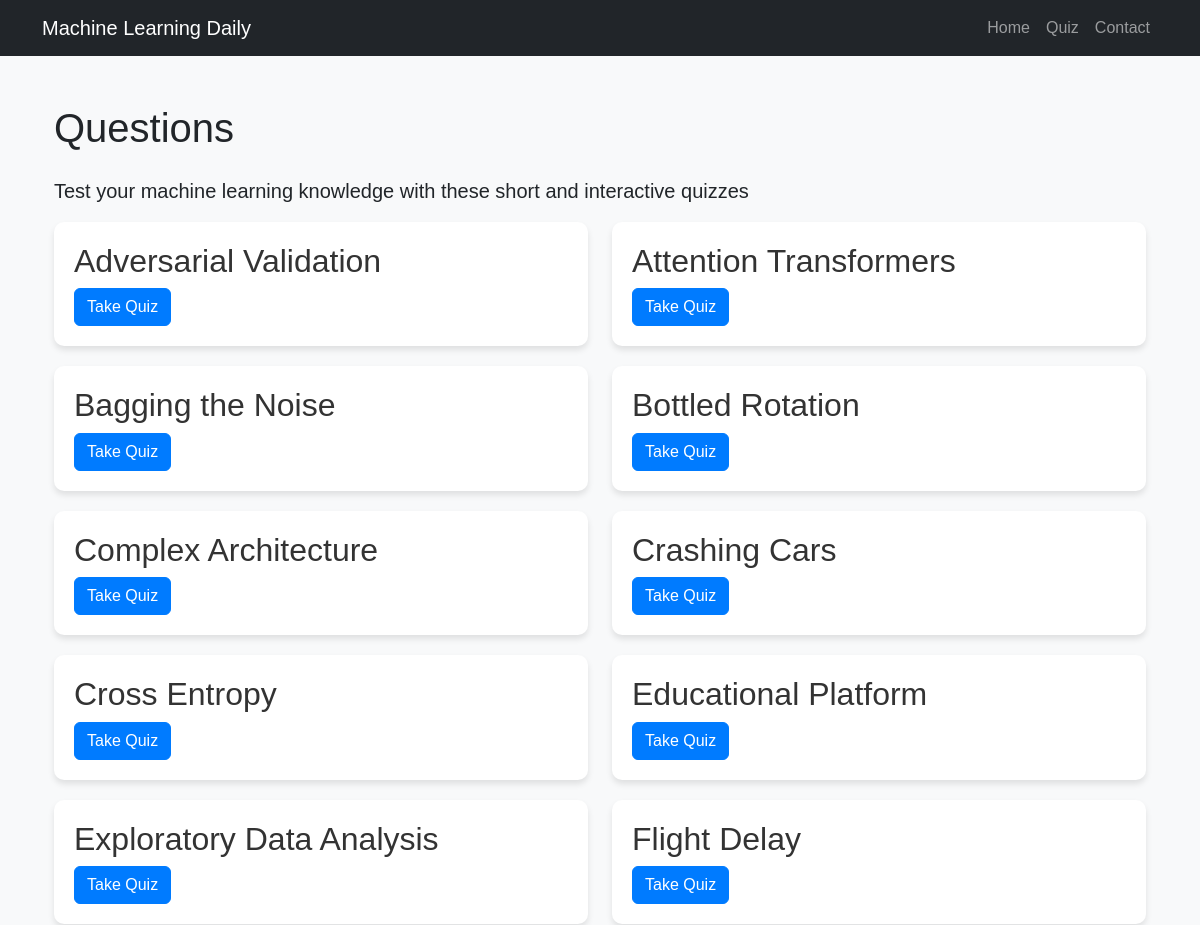
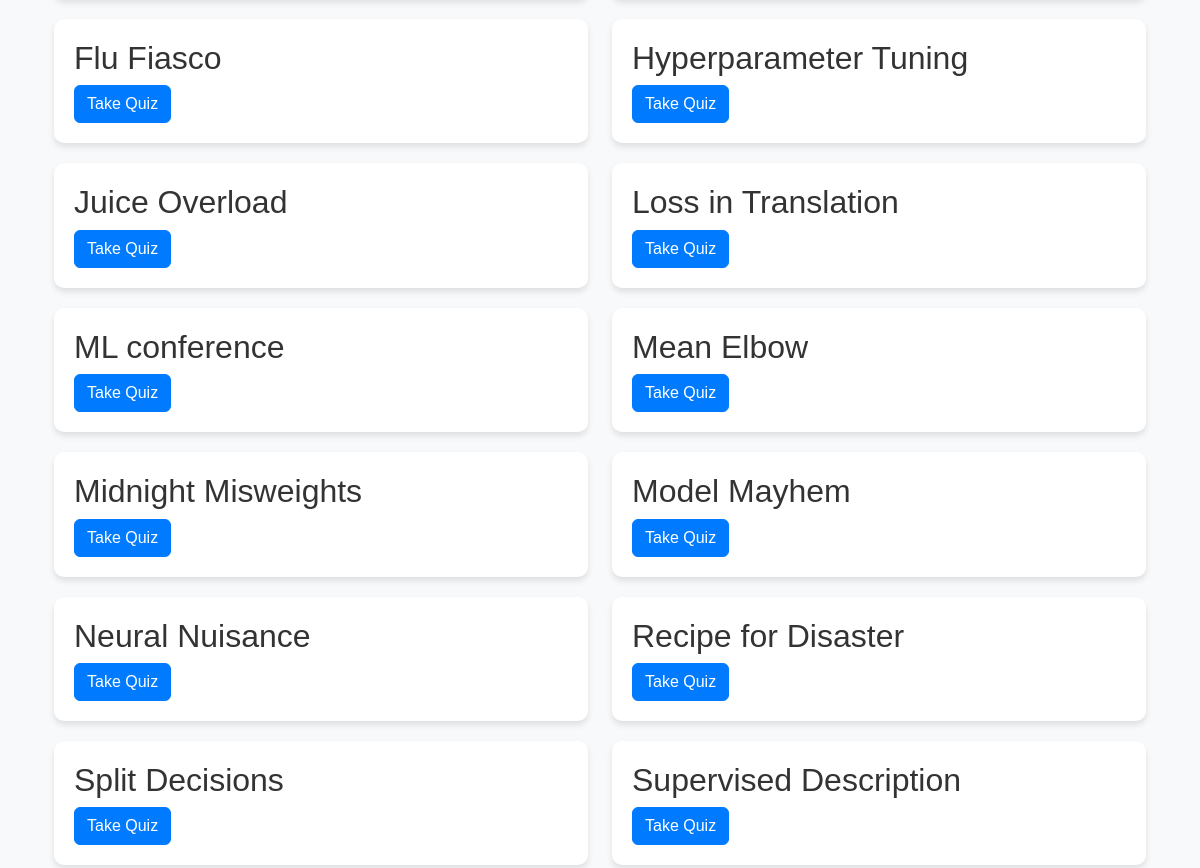
/quiz/ (upper part), run on an earlier commit of the app's database (2 pictures, top to bottom).
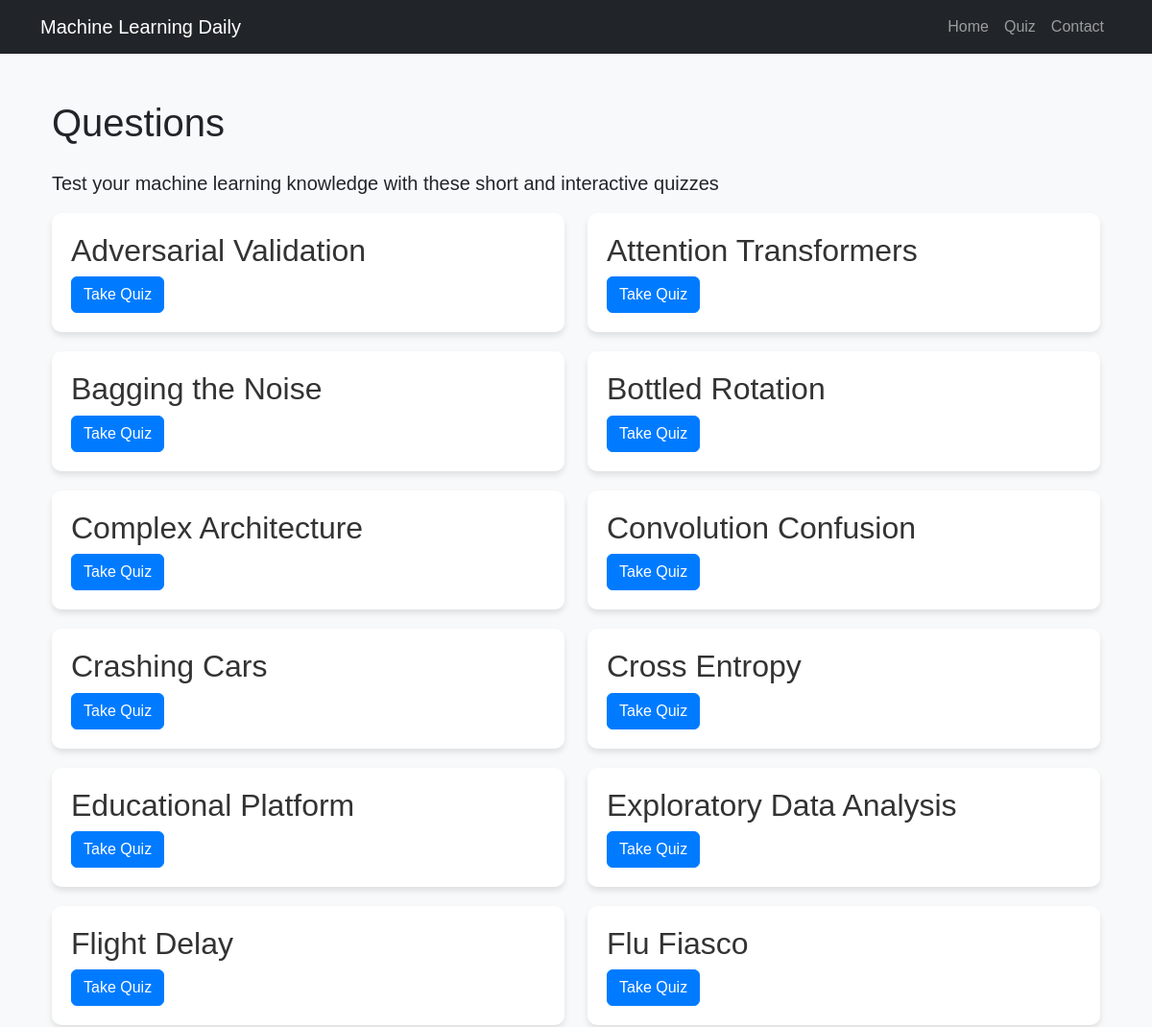
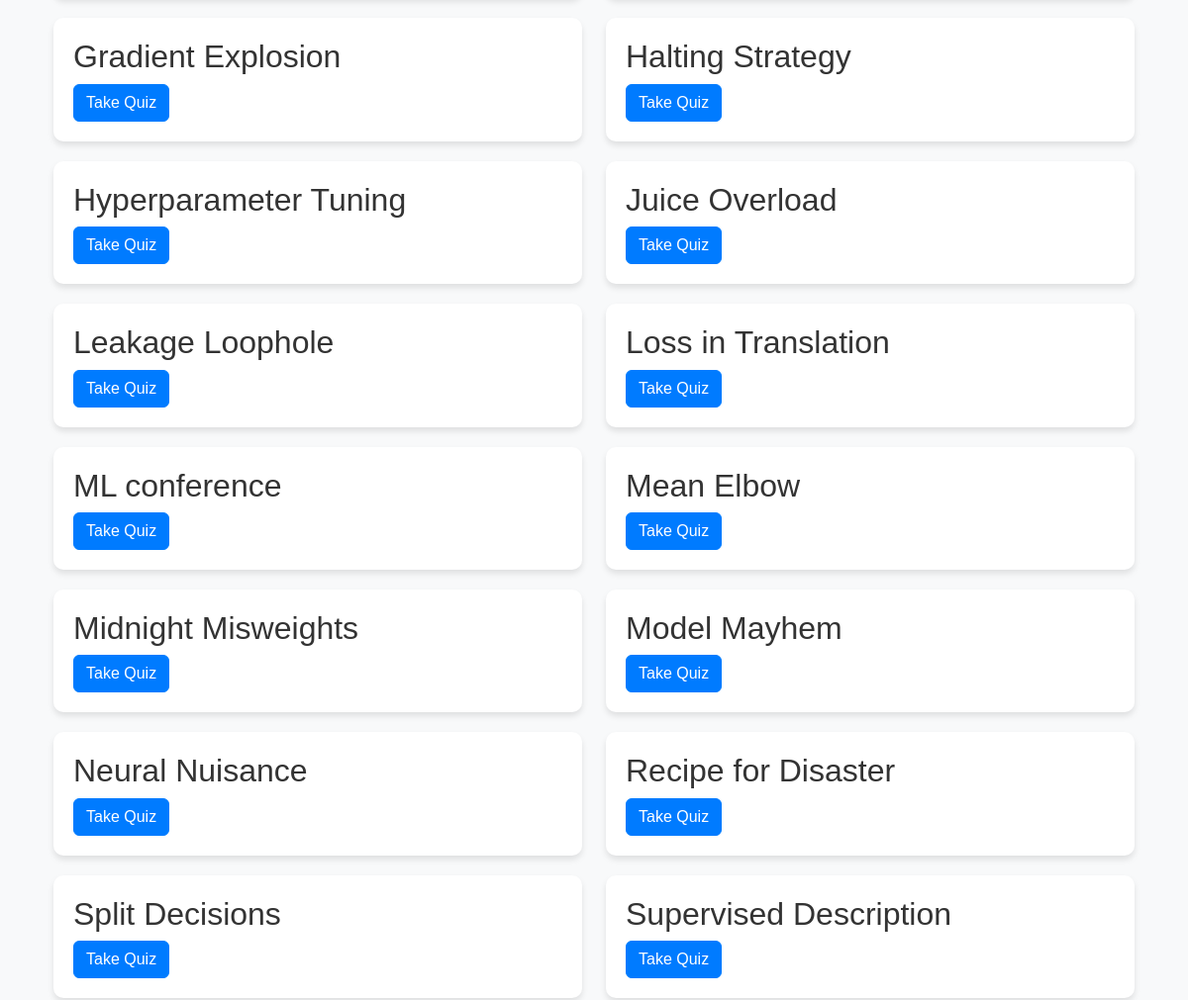
And on a later commit of the database (2 pictures, top to bottom).
### quiz/models.py (models this page shows, shortened)
class Question(models.Model):
    title = models.CharField(max_length=255)
    text = models.TextField()
    explanation = models.TextField()
    class Meta:
        ordering = ['title']  # Order questions by title in the admin

### quiz/views.py (the view)
# urls.py: path('', views.quiz_page, name='quiz_page'),
def quiz_page(request):
    questions = Question.objects.all()
    return render(request, 'quiz/quiz_page.html', {'questions': questions})

### quiz/templates/quiz/quiz_page.html
{% extends "base.html" %}
{% block content %}
<div class="container">
    <h1 class="my-4">Questions</h1>
    <p class="lead">
        Test your machine learning knowledge with these short and interactive quizzes
    </p>
    <div class="row">
        {% for question in questions %}
            <div class="col-md-6">
                <div class="quiz-card">
                    <h2>{{ question.title }}</h2>
                    <a href="{% url 'question_detail' question.id %}" class="btn btn-primary">Take Quiz</a>
                </div>
            </div>
        {% endfor %}
    </div>
</div>
{% endblock %}

What changed in the data, as far as the page shows it:
added Question: title "Convolution Confusion"
added Question: title "Gradient Explosion"
added Question: title "Halting Strategy"
added Question: title "Leakage Loophole"
